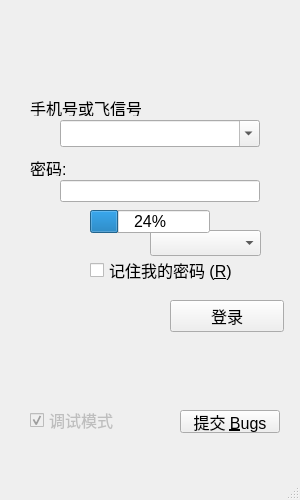
<?xml version="1.0" encoding="UTF-8"?>
<ui version="4.0">
 <class>LoginWindow</class>
 <widget class="QMainWindow" name="LoginWindow">
  <property name="geometry">
   <rect>
    <x>0</x>
    <y>0</y>
    <width>300</width>
    <height>500</height>
   </rect>
  </property>
  <property name="minimumSize">
   <size>
    <width>300</width>
    <height>500</height>
   </size>
  </property>
  <property name="maximumSize">
   <size>
    <width>300</width>
    <height>500</height>
   </size>
  </property>
  <property name="font">
   <font>
    <pointsize>12</pointsize>
   </font>
  </property>
  <property name="windowTitle">
   <string/>
  </property>
  <widget class="QWidget" name="centralwidget">
   <widget class="QPushButton" name="loginBtn">
    <property name="geometry">
     <rect>
      <x>170</x>
      <y>300</y>
      <width>114</width>
      <height>32</height>
     </rect>
    </property>
    <property name="text">
     <string>登录</string>
    </property>
    <property name="shortcut">
     <string>Return</string>
    </property>
   </widget>
   <widget class="QComboBox" name="accountComboBox">
    <property name="geometry">
     <rect>
      <x>60</x>
      <y>120</y>
      <width>200</width>
      <height>27</height>
     </rect>
    </property>
    <property name="editable">
     <bool>true</bool>
    </property>
    <property name="maxCount">
     <number>64</number>
    </property>
   </widget>
   <widget class="QComboBox" name="presenceComboBox">
    <property name="geometry">
     <rect>
      <x>150</x>
      <y>230</y>
      <width>111</width>
      <height>26</height>
     </rect>
    </property>
   </widget>
   <widget class="QCheckBox" name="rememberPasswdCheckBox">
    <property name="geometry">
     <rect>
      <x>90</x>
      <y>260</y>
      <width>171</width>
      <height>20</height>
     </rect>
    </property>
    <property name="text">
     <string>记住我的密码 (&amp;R)</string>
    </property>
    <property name="shortcut">
     <string>Ctrl+R</string>
    </property>
   </widget>
   <widget class="QLineEdit" name="passwdLineEdit">
    <property name="geometry">
     <rect>
      <x>60</x>
      <y>180</y>
      <width>200</width>
      <height>22</height>
     </rect>
    </property>
    <property name="text">
     <string/>
    </property>
    <property name="echoMode">
     <enum>QLineEdit::Password</enum>
    </property>
   </widget>
   <widget class="QToolButton" name="reportBugBtn">
    <property name="geometry">
     <rect>
      <x>180</x>
      <y>410</y>
      <width>100</width>
      <height>23</height>
     </rect>
    </property>
    <property name="text">
     <string>提交 &amp;Bugs</string>
    </property>
    <property name="shortcut">
     <string>Ctrl+Shift+R</string>
    </property>
   </widget>
   <widget class="QLabel" name="accountLabel">
    <property name="geometry">
     <rect>
      <x>30</x>
      <y>100</y>
      <width>111</width>
      <height>16</height>
     </rect>
    </property>
    <property name="text">
     <string>手机号或飞信号:</string>
    </property>
   </widget>
   <widget class="QLabel" name="passwdLabel">
    <property name="geometry">
     <rect>
      <x>30</x>
      <y>160</y>
      <width>62</width>
      <height>16</height>
     </rect>
    </property>
    <property name="text">
     <string>密码:</string>
    </property>
   </widget>
   <widget class="QProgressBar" name="progress_bar">
    <property name="geometry">
     <rect>
      <x>90</x>
      <y>210</y>
      <width>120</width>
      <height>23</height>
     </rect>
    </property>
    <property name="value">
     <number>24</number>
    </property>
   </widget>
   <widget class="QCheckBox" name="debug_mode_cb">
    <property name="enabled">
     <bool>false</bool>
    </property>
    <property name="geometry">
     <rect>
      <x>30</x>
      <y>410</y>
      <width>87</width>
      <height>20</height>
     </rect>
    </property>
    <property name="toolTip">
     <string>勾选此项,出错后会生成日志&quot;桌面/iBlah_debug.log&quot;,反馈有助于程序开发者改进</string>
    </property>
    <property name="text">
     <string>调试模式</string>
    </property>
    <property name="checked">
     <bool>true</bool>
    </property>
   </widget>
  </widget>
  <widget class="QMenuBar" name="menubar">
   <property name="geometry">
    <rect>
     <x>0</x>
     <y>0</y>
     <width>300</width>
     <height>22</height>
    </rect>
   </property>
  </widget>
  <widget class="QStatusBar" name="statusbar"/>
 </widget>
 <tabstops>
  <tabstop>accountComboBox</tabstop>
  <tabstop>passwdLineEdit</tabstop>
  <tabstop>presenceComboBox</tabstop>
  <tabstop>rememberPasswdCheckBox</tabstop>
  <tabstop>loginBtn</tabstop>
  <tabstop>reportBugBtn</tabstop>
 </tabstops>
 <resources/>
 <connections/>
</ui>
